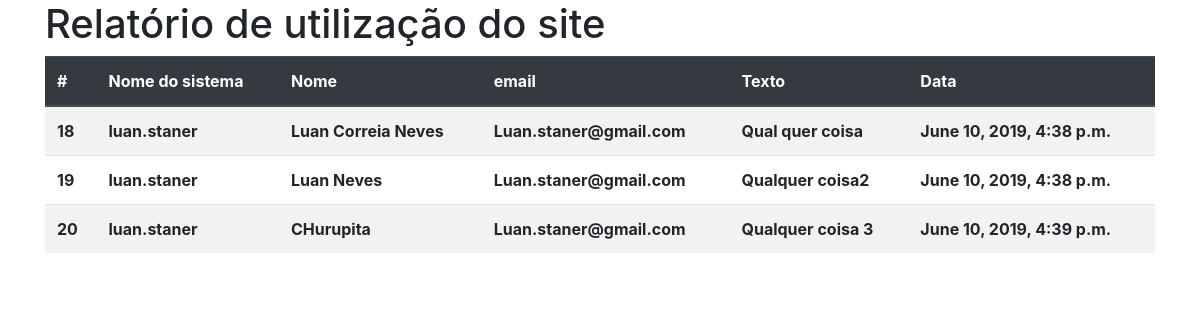
Page /verific/ on the earlier database version.
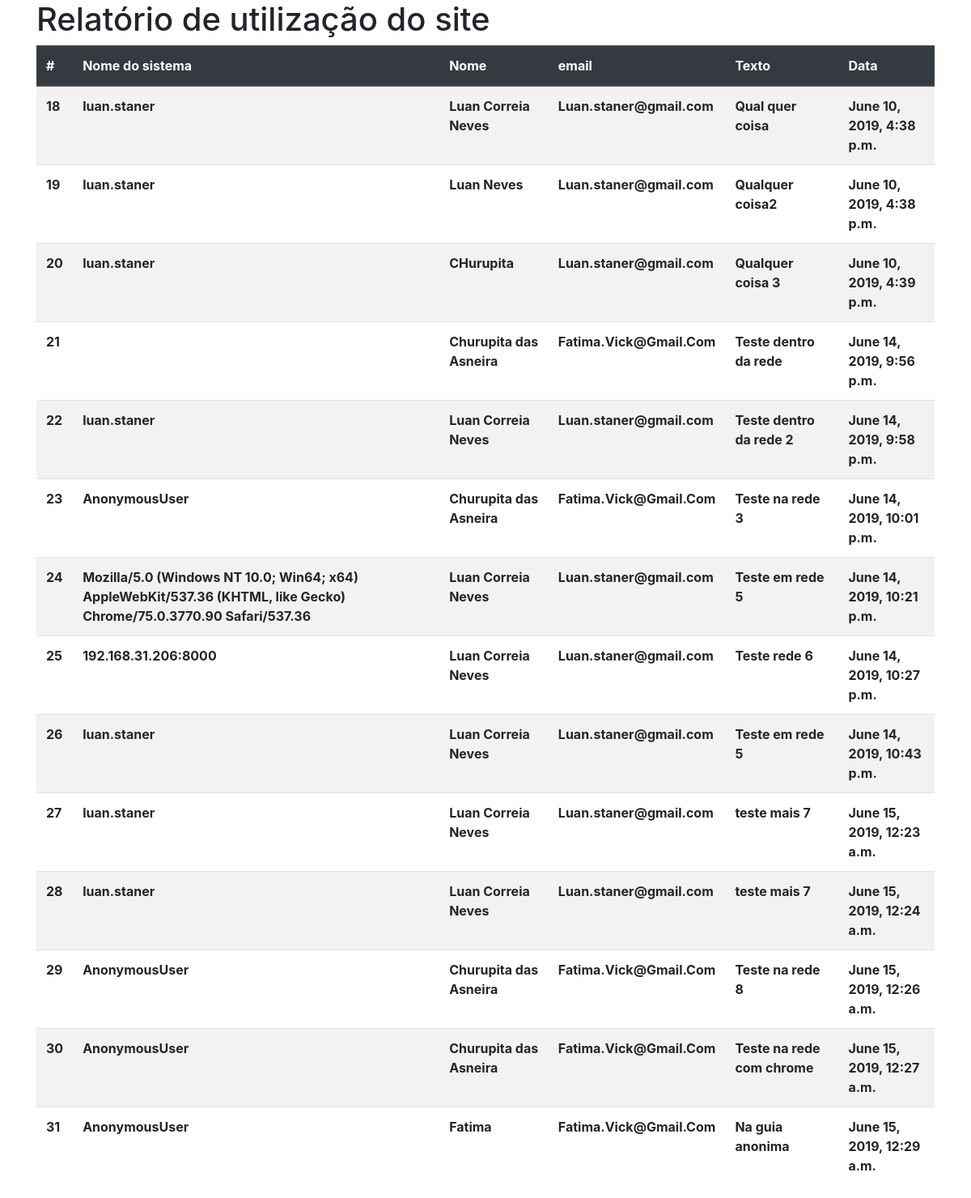
Same page on the later database version.
### sitePessoalApp/models.py (models this page shows, shortened)
class DadosContato(models.Model):
    nomeSis = models.CharField(max_length=20, default= 'desconhecido')
    nome = models.CharField(max_length=40)
    email = models.CharField(max_length=40)
    texto = models.CharField(max_length=300)
    data = models.DateTimeField(
            default=timezone.now)

### verifica/views.py (the view)
# urls.py: path('', views.index2, name='index2')
def index2(request):
    dado = DadosContato.objects.all()
    return render(request, 'index2.html',{'dado': dado})

### verifica/templates/index2.html (shortened to what this page needs)
<!DOCTYPE html>
<html lang="pt">
<head>
    <link rel="stylesheet" href="https://stackpath.bootstrapcdn.com/bootstrap/4.3.1/css/bootstrap.min.css"
>
</head>
<body class="container">
    <h1>Relatório de utilização do site</h1>
    <table class="table table-striped">
        <thead class="thead-dark">
            <tr>
                <th scope="col">
                    #
                </th>
                <th scope="col">
                    Nome do sistema
                </th>
                <th scope="col">
                    Nome
                </th>
                <th scope="col">
                    email
                </th>
                <th scope="col">
                    Texto
                </th>
                <th scope="col">
                    Data
                </th>
            </tr>
        </thead>
        <tbody>
            {% for i in dado %}
            <tr>
                <th scope="row">{{ i.id }} </th>
                <th scope="row">{{ i.nomeSis }} </th>
                <th scope="row">{{ i.nome }} </th>
                <th scope="row">{{ i.email }} </th>
                <th scope="row">{{ i.texto }} </th>
                <th scope="row">{{ i.data }} </th>
            </tr>
            {% endfor %}
        </tbody>
    </table>
</body>
</html>

Differences in the rows shown:
added DadosContato: id "21", nome "Churupita das Asneira", email "Fatima.Vick@Gmail.Com", texto "Teste dentro da rede", data "June 14, 2019, 9:56 p.m."
added DadosContato: id "22", nomeSis "luan.staner", nome "Luan Correia Neves", email "Luan.staner@gmail.com", texto "Teste dentro da rede 2", data "June 14, 2019, 9:58 p.m."
added DadosContato: id "23", nomeSis "AnonymousUser", nome "Churupita das Asneira", email "Fatima.Vick@Gmail.Com", texto "Teste na rede 3", data "June 14, 2019, 10:01 p.m."
added DadosContato: id "24", nomeSis "Mozilla/5.0 (Windows NT 10.0; Win64; x64) AppleWebKit/537.36 (KHTML, like Gecko) Chrome/75.0.3770.90 Safari/537.36", nome "Luan Correia Neves", email "Luan.staner@gmail.com", texto "Teste em rede 5", data "June 14, 2019, 10:21 p.m."
added DadosContato: id "25", nomeSis "192.168.31.206:8000", nome "Luan Correia Neves", email "Luan.staner@gmail.com", texto "Teste rede 6", data "June 14, 2019, 10:27 p.m."
added DadosContato: id "26", nomeSis "luan.staner", nome "Luan Correia Neves", email "Luan.staner@gmail.com", texto "Teste em rede 5", data "June 14, 2019, 10:43 p.m."
added DadosContato: id "27", nomeSis "luan.staner", nome "Luan Correia Neves", email "Luan.staner@gmail.com", texto "teste mais 7", data "June 15, 2019, 12:23 a.m."
added DadosContato: id "28", nomeSis "luan.staner", nome "Luan Correia Neves", email "Luan.staner@gmail.com", texto "teste mais 7", data "June 15, 2019, 12:24 a.m."
added DadosContato: id "29", nomeSis "AnonymousUser", nome "Churupita das Asneira", email "Fatima.Vick@Gmail.Com", texto "Teste na rede 8", data "June 15, 2019, 12:26 a.m."
added DadosContato: id "30", nomeSis "AnonymousUser", nome "Churupita das Asneira", email "Fatima.Vick@Gmail.Com", texto "Teste na rede com chrome", data "June 15, 2019, 12:27 a.m."
added DadosContato: id "31", nomeSis "AnonymousUser", nome "Fatima", email "Fatima.Vick@Gmail.Com", texto "Na guia anonima", data "June 15, 2019, 12:29 a.m."
